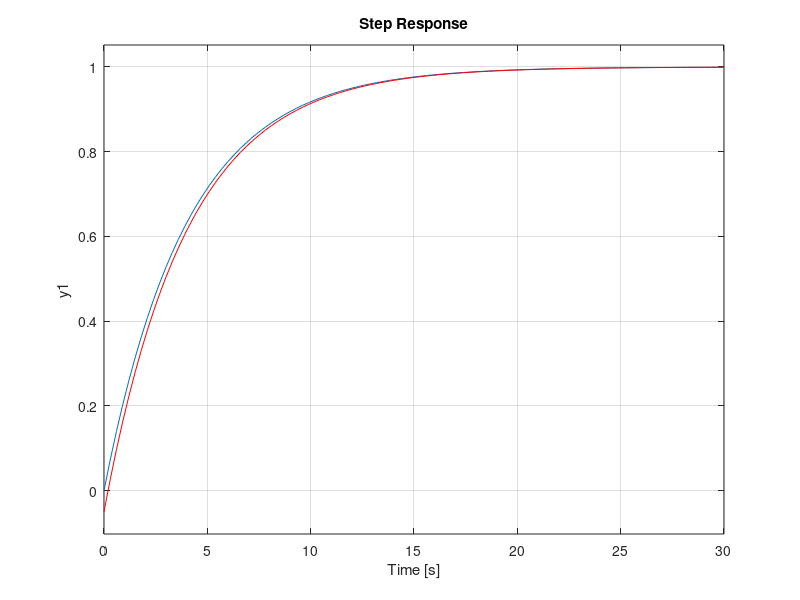
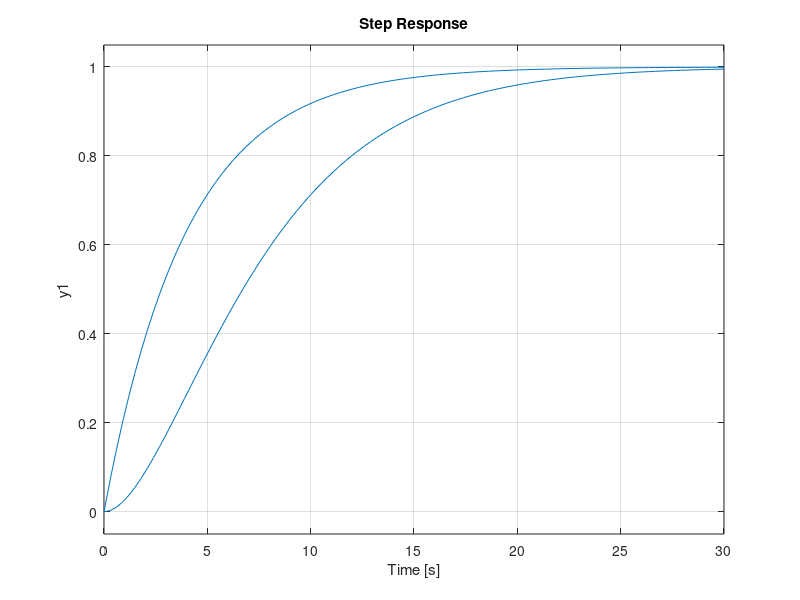
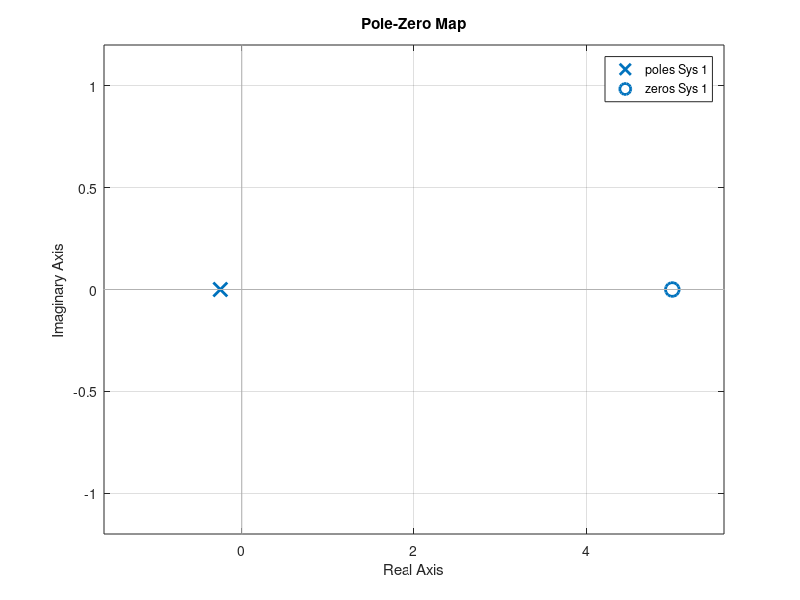
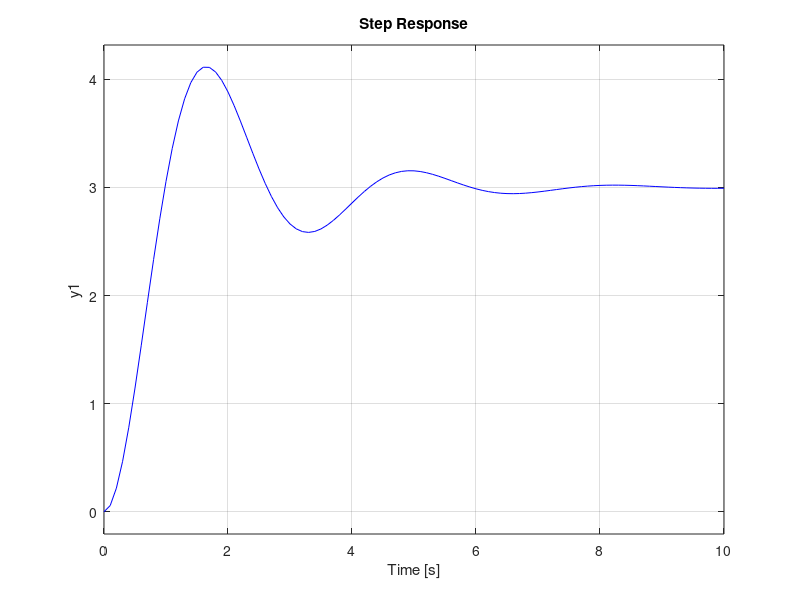

MATLAB code for these plots, in order:
clear
close all
clc

%--------------primer orden-------------
k=1;
tao=4;
spo=tf(k,[tao 1]);
% subplot(3,1,1)
step(spo)
taoc= 1/10;
za = tf([-tao*0.05 1],1);
% h=za*spo;
% figure
% pzmap(h)
%subplot(3,1,2)
hold on
step(spo*za,'r')

figure
pzmap(spo*za)

pa = tf(1,[1*tao 1]);
% h=pa*spo;
% figure
% pzmap(h)
subplot(3,1,3)
step(spo)
hold on
step(spo*pa)

figure
pzmap(spo*za)

%--------------segundo orden-------------
e=0.3;
wn=2;
k=3;
sso=tf(k*wn^2,[1 2*e*wn wn^2]); 
figure
%subplot(3,1,1)
%step(sso,'k')

% wn = 1;
% sso=tf(k*wn^2,[1 2*e*wn wn^2]); 
% hold on
% step(sso,'r')
% 
% wn = 3;
% sso=tf(k*wn^2,[1 2*e*wn wn^2]); 

step(sso,'b')
figure
pzmap(sso)
figure
za = tf([-(1/(e*wn))*0.05 1],1);  % probar con 10%, 5% 2%
pzmap(sso*za)
%subplot(3,1,2)
figure
step(sso,'k')
hold on
step(sso*za, 'r')
close all
pa = tf(1,[(1/(e*wn))*20 1]);
figure
pzmap(sso*pa)
figure
%subplot(3,1,3)
step(sso)
hold on
step(sso*pa, '.r')
legend('Segundo Orden','Tercer orden')

figure
pzmap(sso*za)



e1=0.6;
wn1=2;
h1=tf(wn1^2,[1 2*e1*wn1 wn1^2]);
e2=0.6;
wn2=1;
h2=tf(wn2^2,[1 2*e2*wn2 wn2^2]);
figure
step(h1,'k');
hold on
step(h1*h2,'.r');

figure

pzmap(h1*h2)
